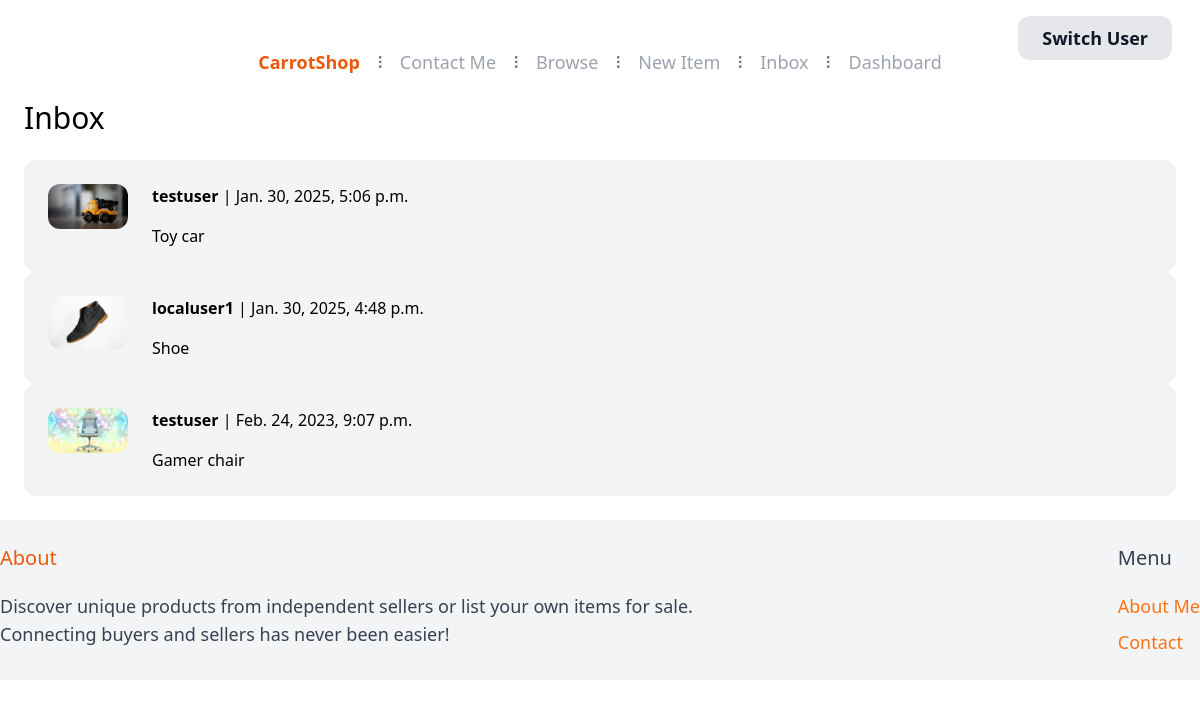
The page /inbox/ (signed in) on the database its author committed.
### conversation/models.py (models this page shows)
class Conversation(models.Model):
    item = models.ForeignKey(Item, related_name='conversations', on_delete=models.CASCADE)
    members = models.ManyToManyField(User, related_name='conversations')
    created_at = models.DateTimeField(auto_now_add=True)
    modified_at = models.DateTimeField(auto_now=True)
    class Meta:
        ordering = ('-modified_at',)

### item/models.py (models this page shows, shortened)
class Item(models.Model):
    category = models.ForeignKey(Category, related_name='item', on_delete=models.CASCADE)
    name = models.CharField(max_length=255)
    description = models.TextField(blank=True, null=True)
    price = models.FloatField()
    image = models.ImageField(upload_to='item_images', blank=True, null=True)
    is_sold = models.BooleanField(default=False)
    created_by = models.ForeignKey(User, related_name='items', on_delete=models.CASCADE)
    created_at = models.DateTimeField(auto_now_add=True)

### conversation/views.py (the view)
# urls.py: path('inbox/', include('conversation.urls')),
@login_required
def inbox(request):
    conversations = Conversation.objects.filter(members__in=[request.user.id])
    return render(request, 'conversation/inbox.html', {
        'conversations': conversations
    })

### conversation/templates/conversation/inbox.html
{% extends 'core/base.html' %} {% block title %}Inbox{% endblock %} {% block content %}
<h1 class="mb-6 text-3xl">Inbox</h1>
<div class="space-y-6">
  {% for conversation in conversations %}
  <a href="{% url 'conversation:detail' conversation.id %}">
    <div class="p-6 flex bg-gray-100 rounded-xl">
      <div class="pr-6"><img src="{{ conversation.item.image.url }}" class="w-20 rounded-xl" /></div>
      <div>
        {% for member in conversation.members.all %} {% if member != request.user %}
        <p class="mb-4"><strong> {{member.username}} </strong> | {{ conversation.modified_at }}</p>
        <p>{{ conversation.item.name }}</p>
        {% endif %} {%endfor%}
      </div>
    </div>
  </a>
  {% endfor %}
</div>
{% endblock %}

### rows shown on the page
Conversation: item.image (picture), modified_at "Jan. 30, 2025, 5:06 p.m.", item.name "Toy car"
Conversation: item.image (picture), modified_at "Jan. 30, 2025, 4:48 p.m.", item.name "Shoe"
Conversation: item.image (picture), modified_at "Feb. 24, 2023, 9:07 p.m.", item.name "Gamer chair"

### other values the page prints
{{ member.username }} "testuser"
{{ member.username }} "localuser1"
